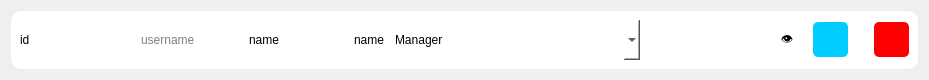
<?xml version="1.0" encoding="UTF-8"?>
<ui version="4.0">
 <class>StaffRow</class>
 <widget class="QWidget" name="StaffRow">
  <property name="geometry">
   <rect>
    <x>0</x>
    <y>0</y>
    <width>929</width>
    <height>78</height>
   </rect>
  </property>
  <property name="windowTitle">
   <string>Form</string>
  </property>
  <layout class="QVBoxLayout" name="verticalLayout">
   <item>
    <widget class="QFrame" name="frame">
     <property name="styleSheet">
      <string notr="true">background-color: #ffffff;
border-radius:10px;</string>
     </property>
     <property name="frameShape">
      <enum>QFrame::StyledPanel</enum>
     </property>
     <property name="frameShadow">
      <enum>QFrame::Raised</enum>
     </property>
     <layout class="QVBoxLayout" name="verticalLayout_2">
      <property name="spacing">
       <number>6</number>
      </property>
      <property name="leftMargin">
       <number>9</number>
      </property>
      <property name="topMargin">
       <number>9</number>
      </property>
      <property name="rightMargin">
       <number>9</number>
      </property>
      <property name="bottomMargin">
       <number>9</number>
      </property>
      <item>
       <layout class="QHBoxLayout" name="horizontalLayout">
        <item>
         <widget class="QLabel" name="ID">
          <property name="minimumSize">
           <size>
            <width>100</width>
            <height>0</height>
           </size>
          </property>
          <property name="maximumSize">
           <size>
            <width>100</width>
            <height>16777215</height>
           </size>
          </property>
          <property name="text">
           <string>id</string>
          </property>
         </widget>
        </item>
        <item>
         <widget class="QLabel" name="username">
          <property name="minimumSize">
           <size>
            <width>0</width>
            <height>40</height>
           </size>
          </property>
          <property name="text">
           <string/>
          </property>
         </widget>
        </item>
        <item>
         <widget class="QLineEdit" name="txtUsername">
          <property name="minimumSize">
           <size>
            <width>0</width>
            <height>40</height>
           </size>
          </property>
          <property name="text">
           <string/>
          </property>
          <property name="placeholderText">
           <string>username</string>
          </property>
         </widget>
        </item>
        <item>
         <widget class="QLineEdit" name="txtName">
          <property name="minimumSize">
           <size>
            <width>0</width>
            <height>40</height>
           </size>
          </property>
          <property name="maximumSize">
           <size>
            <width>16777215</width>
            <height>16777215</height>
           </size>
          </property>
          <property name="sizeIncrement">
           <size>
            <width>0</width>
            <height>0</height>
           </size>
          </property>
          <property name="styleSheet">
           <string notr="true"/>
          </property>
          <property name="text">
           <string>name</string>
          </property>
         </widget>
        </item>
        <item>
         <widget class="QLabel" name="name">
          <property name="text">
           <string>name</string>
          </property>
         </widget>
        </item>
        <item>
         <widget class="QComboBox" name="List">
          <property name="minimumSize">
           <size>
            <width>250</width>
            <height>40</height>
           </size>
          </property>
          <property name="maximumSize">
           <size>
            <width>250</width>
            <height>16777215</height>
           </size>
          </property>
          <property name="styleSheet">
           <string notr="true"/>
          </property>
          <item>
           <property name="text">
            <string>Manager</string>
           </property>
          </item>
          <item>
           <property name="text">
            <string>Assistant Manager</string>
           </property>
          </item>
          <item>
           <property name="text">
            <string>Waiter</string>
           </property>
          </item>
          <item>
           <property name="text">
            <string>Chef</string>
           </property>
          </item>
          <item>
           <property name="text">
            <string>Other</string>
           </property>
          </item>
         </widget>
        </item>
        <item>
         <widget class="QLabel" name="designation">
          <property name="maximumSize">
           <size>
            <width>250</width>
            <height>16777215</height>
           </size>
          </property>
          <property name="text">
           <string/>
          </property>
         </widget>
        </item>
        <item>
         <widget class="QFrame" name="passwordContainer">
          <property name="maximumSize">
           <size>
            <width>230</width>
            <height>16777215</height>
           </size>
          </property>
          <layout class="QHBoxLayout" name="horizontalLayout_4">
           <property name="leftMargin">
            <number>0</number>
           </property>
           <property name="topMargin">
            <number>0</number>
           </property>
           <property name="rightMargin">
            <number>0</number>
           </property>
           <property name="bottomMargin">
            <number>0</number>
           </property>
           <item>
            <widget class="QLineEdit" name="password">
             <property name="maximumSize">
              <size>
               <width>250</width>
               <height>16777215</height>
              </size>
             </property>
             <property name="echoMode">
              <enum>QLineEdit::Password</enum>
             </property>
             <property name="readOnly">
              <bool>true</bool>
             </property>
            </widget>
           </item>
           <item>
            <widget class="QPushButton" name="showPass">
             <property name="minimumSize">
              <size>
               <width>40</width>
               <height>40</height>
              </size>
             </property>
             <property name="maximumSize">
              <size>
               <width>40</width>
               <height>40</height>
              </size>
             </property>
             <property name="text">
              <string>👁</string>
             </property>
            </widget>
           </item>
          </layout>
         </widget>
        </item>
        <item>
         <widget class="QFrame" name="horizontalFrame">
          <property name="maximumSize">
           <size>
            <width>100</width>
            <height>16777215</height>
           </size>
          </property>
          <layout class="QHBoxLayout" name="horizontalLayout_2">
           <property name="spacing">
            <number>6</number>
           </property>
           <property name="leftMargin">
            <number>0</number>
           </property>
           <property name="topMargin">
            <number>0</number>
           </property>
           <property name="rightMargin">
            <number>0</number>
           </property>
           <property name="bottomMargin">
            <number>0</number>
           </property>
           <item>
            <widget class="QPushButton" name="editbtn">
             <property name="minimumSize">
              <size>
               <width>35</width>
               <height>35</height>
              </size>
             </property>
             <property name="maximumSize">
              <size>
               <width>35</width>
               <height>35</height>
              </size>
             </property>
             <property name="styleSheet">
              <string notr="true">background-color: #00CCFF;
border-radius:5px;</string>
             </property>
             <property name="text">
              <string/>
             </property>
            </widget>
           </item>
           <item>
            <spacer name="horizontalSpacer">
             <property name="orientation">
              <enum>Qt::Horizontal</enum>
             </property>
             <property name="sizeHint" stdset="0">
              <size>
               <width>40</width>
               <height>20</height>
              </size>
             </property>
            </spacer>
           </item>
           <item>
            <widget class="QPushButton" name="deletebtn">
             <property name="minimumSize">
              <size>
               <width>35</width>
               <height>35</height>
              </size>
             </property>
             <property name="maximumSize">
              <size>
               <width>35</width>
               <height>35</height>
              </size>
             </property>
             <property name="styleSheet">
              <string notr="true">background-color:red;
border-radius:5px;</string>
             </property>
             <property name="text">
              <string/>
             </property>
            </widget>
           </item>
          </layout>
         </widget>
        </item>
       </layout>
      </item>
     </layout>
    </widget>
   </item>
  </layout>
 </widget>
 <resources/>
 <connections/>
</ui>
